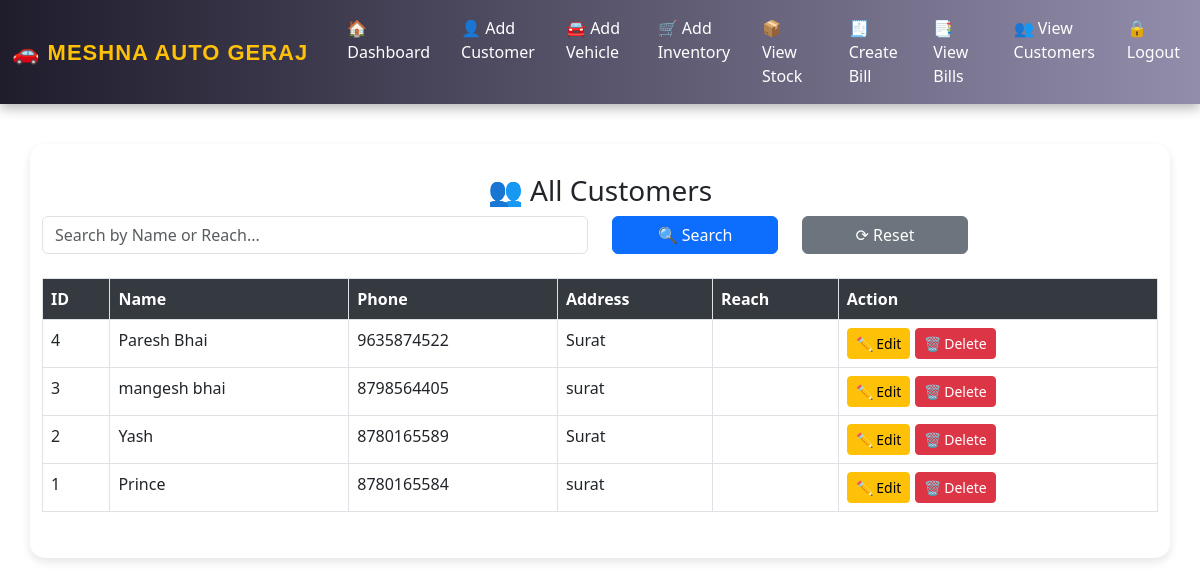
The app's page /view_customers.php with its own data.
### tables this page shows
CREATE TABLE `customers` (
  `id` int(10) UNSIGNED NOT NULL,
  `name` varchar(100) NOT NULL,
  `phone` varchar(15) DEFAULT NULL,
  `vehicle_number` varchar(20) DEFAULT NULL,
  `address` varchar(255) DEFAULT NULL,
  `created_at` timestamp NOT NULL DEFAULT current_timestamp(),
  `reach` varchar(255) DEFAULT NULL
);

### view_customers.php (the view, shortened to what this page needs)
<?php include 'db.php'; ?>
<!DOCTYPE html>
<html>
<head>
    <link href="https://cdn.jsdelivr.net/npm/bootstrap@5.3.0/dist/css/bootstrap.min.css" rel="stylesheet">
</head>
<body>
<?php include 'navbar.php'; ?>
<div class="container">
    <h3 class="text-center">👥 All Customers</h3>
    <form method="get" class="row mb-4">
        <div class="col-md-6">
            <input type="text" name="search" class="form-control" placeholder="Search by Name or Reach..." value="<?= $_GET['search'] ?? '' ?>">
        </div>
        <div class="col-md-2">
            <button type="submit" class="btn btn-primary w-100">🔍 Search</button>
        </div>
        <div class="col-md-2">
            <a href="view_customers.php" class="btn btn-secondary w-100">⟳ Reset</a>
        </div>
    </form>
    <table class="table table-bordered table-hover">
        <thead>
            <tr>
                <th>ID</th>
                <th>Name</th>
                <th>Phone</th>
                <th>Address</th>
                <th>Reach</th>
                <th>Action</th>
            </tr>
        </thead>
        <tbody>
        <?php
        $search = $_GET['search'] ?? '';
        $sql = "SELECT * FROM customers WHERE name LIKE '%$search%' OR reach LIKE '%$search%' ORDER BY id DESC";
        $result = $conn->query($sql);
        if ($result->num_rows > 0) {
            while ($row = $result->fetch_assoc()) {
                echo "<tr>
                    <td>{$row['id']}</td>
                    <td>{$row['name']}</td>
                    <td>{$row['phone']}</td>
                    <td>{$row['address']}</td>
                    <td>{$row['reach']}</td>
                    <td>
                        <a href='add_customer.php?edit={$row['id']}' class='btn btn-sm btn-warning'>✏️ Edit</a>
                        <a href='add_customer.php?delete={$row['id']}' onclick=\"return confirm('Delete this customer?')\" class='btn btn-sm btn-danger'>🗑 Delete</a>
                    </td>
                </tr>";
            }
        } else {
            echo "<tr><td colspan='6' class='text-center text-muted'>No customers found.</td></tr>";
        }
        ?>
        </tbody>
    </table>
</div>
</body>
</html>

### navbar.php (shortened to what this page needs)
<link href="https://cdn.jsdelivr.net/npm/bootstrap@5.3.0/dist/css/bootstrap.min.css" rel="stylesheet">
<nav class="navbar navbar-expand-lg navbar-dark navbar-custom mb-4">
  <div class="container-fluid">
    <a class="navbar-brand" href="index.php">🚗 MESHNA AUTO GERAJ</a>
    <div class="collapse navbar-collapse justify-content-end" id="navMenu">
      <ul class="navbar-nav">
        <li class="nav-item"><a class="nav-link" href="index.php">🏠 Dashboard</a></li>
        <li class="nav-item"><a class="nav-link" href="add_customer.php">👤 Add Customer</a></li>
        <li class="nav-item"><a class="nav-link" href="add_vehicle.php">🚘 Add Vehicle</a></li>
        <li class="nav-item"><a class="nav-link" href="add_part.php">🛒 Add Inventory</a></li>
        <li class="nav-item"><a class="nav-link" href="view_stock.php">📦 View Stock</a></li>
        <li class="nav-item"><a class="nav-link" href="create_bill.php">🧾 Create Bill</a></li>
        <li class="nav-item"><a class="nav-link" href="view_bills.php">📑 View Bills</a></li>
        <li class="nav-item"><a class="nav-link" href="view_customers.php">👥 View Customers</a></li>
        <li class="nav-item"><a class="nav-link text-danger" href="logout.php">🔒 Logout</a></li>
      </ul>
    </div>
  </div>
</nav>

### view_customers.php (style rules this page uses)
body { background: #f0f4f8; }
.container { background: #fff; margin-top: 40px; padding: 30px; border-radius: 15px; box-shadow: 0 4px 10px rgba(0,0,0,0.1); }
.table thead th { background-color: #343a40; color: white; }

### navbar.php (style rules this page uses)
.navbar-custom { background: linear-gradient(90deg, #1f1c2c, #928dab); box-shadow: 0 4px 12px rgba(0, 0, 0, 0.3); }
.navbar-brand { font-size: 22px; font-weight: 700; color: #ffc107 !important; letter-spacing: 1px; font-family: 'Poppins', sans-serif; animation: glow 1.5s ease-in-out infinite alternate; }
.nav-link { color: #fff !important; margin-left: 15px; font-weight: 500; position: relative; transition: all 0.3s ease-in-out; }
.nav-link::after { content: ''; display: block; width: 0%; height: 2px; background-color: #ffc107; transition: width 0.3s ease; position: absolute; bottom: 0; left: 0; }

### records on screen
customers: id "4", name "Paresh Bhai", phone "9635874522", address "Surat"
customers: id "3", name "mangesh bhai", phone "8798564405", address "surat"
customers: id "2", name "Yash", phone "8780165589", address "Surat"
customers: id "1", name "Prince", phone "8780165584", address "surat"
